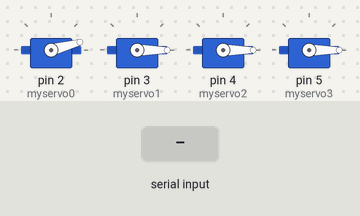
Simulated run of this sketch. Board: Arduino Uno, built with avr-gcc and run on an emulated ATmega328P. Shown: 4 × servo. The test bench sets the inputs (shaded band).

Above: at 1.2 s.
1.3 s: "90,45\n" received over Serial
At 2.0 s:
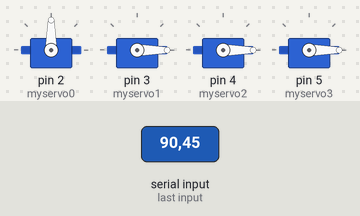
2.8 s: "30,150\n" received over Serial
At 4.2 s:
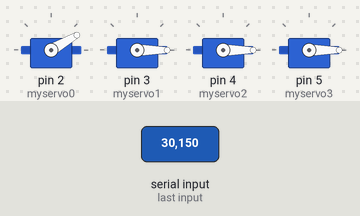
Timing chart, 0 to 5.8 s (numbered marks = the images above; inputs shaded):
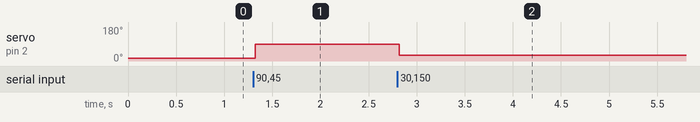

The sketch:

arm.ino
```cpp
#include <Servo.h>

#define DEBUG           0
#define FILTER_COUNT    5

int numdata[6] = {0};
String comdata = "";
Servo myservo0;
Servo myservo1;
Servo myservo2;
Servo myservo3;

int mark = 0;

int val0 = 0;
int val1 = 0;
int val2 = 0;
int val3 = 0;

int last_val0 = 0;
int last_val1 = 0;
int last_val2 = 0;
int last_val3 = 0;

int val_interval = 0;
int loop_count = 0;

void setup()
{
    myservo0.attach(2);    //Grab
    myservo1.attach(3);    //Base
    myservo2.attach(4);    //Vertical
    myservo3.attach(5);    //Front and back

    Serial.begin(57600);
    myservo0.write(15);
    delay(15);
    myservo1.write(0);
    myservo2.write(0);
    myservo3.write(0);
}

void loop()
{
    //reset
    delay(10);

    int j = 0;            // output range of X or Y movement; affects movement sp
    comdata = "";
    mark = 0;
    for(int i = 0; i < 6; i++)
    {
        numdata[i] = 0;
    }

    while (Serial.available() > 0)
    {
        //读入之后将字符串，串接到comdata上面。
        comdata += char(Serial.read());
        //延时一会，让串口缓存准备好下一个数字，不延时会导致数据丢失，
        delay(2);
        //标记串口读过数据，如果没有数据的话，直接不执行这个while了。
        mark = 1;
    }

    if(mark == 1) //如果接收到数据则执行comdata分析操作，否则什么都不做。
    {
#if DEBUG
        //显示刚才输入的字符串（可选语句）
        Serial.println(comdata);
        //显示刚才输入的字符串长度（可选语句）
        Serial.println(comdata.length());
        Serial.println("Info:");
#endif
        /*******************下面是重点*******************/
        for(int i = 0; i < comdata.length() ; i++)
        {
#if DEBUG
            Serial.println(comdata[i]);
#endif
            if(comdata[i] == ',')
            {
                j++;
            }
            else
            {
                numdata[j] = numdata[j] * 10 + (comdata[i] - '0');
            }
        }

#if DEBUG
        Serial.println("Print res:");
#endif

        comdata = String("");
        val0 = numdata[0];
        val1 = numdata[1];
        val2 = numdata[2];
        val3 = numdata[3];

#if DEBUG
        Serial.println(val0);
        Serial.println(val1);
        Serial.println(val2);
        Serial.println(val3);
#endif

        if(val0 <= 180)
        {
            if(abs(val0 - last_val0) >= FILTER_COUNT) {
                val_interval = (val0 - last_val0) / FILTER_COUNT;
                loop_count = FILTER_COUNT;
            } else {
                val_interval = 1;
                loop_count = abs(val0 - last_val0);
            }

            //Move to the place fluently
            for(int i = 1; i < loop_count; i++) {
                myservo0.write(last_val0 + (val_interval * i));
            }

            myservo0.write(val0);

            last_val0 = val0;
        }
        if(val1 <= 180)
        {
            if(abs(val1 - last_val1) >= FILTER_COUNT) {
                val_interval = (val1 - last_val1) / FILTER_COUNT;
                loop_count = FILTER_COUNT;
            } else {
                val_interval = 1;
                loop_count = abs(val1 - last_val1);
            }

            for(int i = 1; i < loop_count; i++) {
                myservo1.write(last_val1 + (val_interval * i));
            }

            myservo1.write(val1);

            last_val1 = val1;
        }
        if(val2 <= 180)
        {
            if(abs(val2 - last_val2) >= FILTER_COUNT) {
                val_interval = (val2 - last_val2) / FILTER_COUNT;
                loop_count = FILTER_COUNT;
            } else {
                val_interval = 1;
                loop_count = abs(val2 - last_val2);
            }

            for(int i = 1; i < loop_count; i++) {
                myservo2.write(last_val2 + (val_interval * i));
            }

            myservo2.write(val2);

            last_val2 = val2;
        }
        if(val3 <= 180)
        {
            if(abs(val3 - last_val3) >= FILTER_COUNT) {
                val_interval = (val3 - last_val3) / FILTER_COUNT;
                loop_count = FILTER_COUNT;
            } else {
                val_interval = 1;
                loop_count = abs(val3 - last_val3);
            }

            for(int i = 1; i < loop_count; i++) {
                myservo3.write(last_val3 + (val_interval * i));
            }

            myservo3.write(val3);

            last_val3 = val3;
        }
    }
    delay(10);
}
```

Measured:
- after the input at 1.3 s, servo on pin 2 (myservo0): 15° → 90° at once
- after the input at 2.8 s, servo on pin 2 (myservo0): 90° → 30° at once
